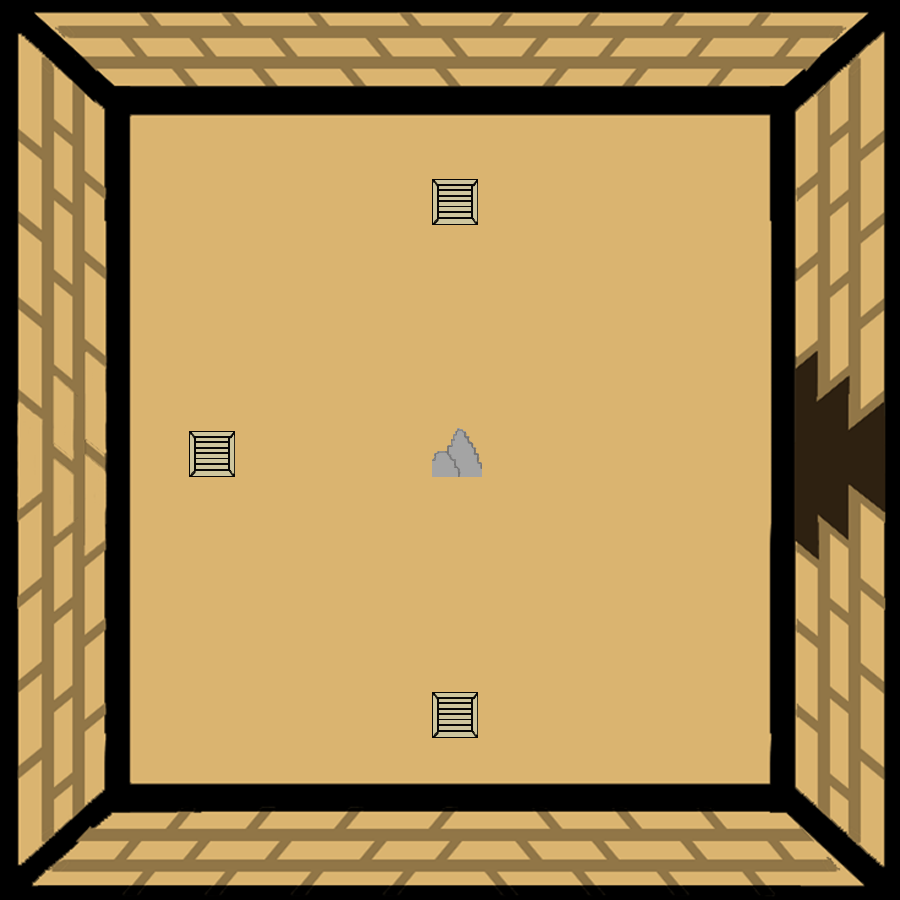

A 2D game scene composited from a Tiled map and its tileset images. What follows is a short description and the map's XML, with each tile layer's data collapsed to a summary:
An orthogonal 100x100 tile map with 9x9 px tiles, 2 tile layers (SALA, ROCAS Y CAJAS), 3 tilesets.

<map version="1.2" tiledversion="1.3.3" orientation="orthogonal" renderorder="right-down" width="100" height="100" tilewidth="9" tileheight="9" infinite="0" nextlayerid="3" nextobjectid="1">
 <tileset firstgid="1" source="RUINAS6.tsx" />
 <tileset firstgid="10001" source="ROCAS.tsx" />
 <tileset firstgid="10002" source="CAJA.tsx" />
 <layer id="1" name="SALA" width="100" height="100">
  <data>[10000 cells, 10000 non-empty, 10000 distinct tile ids]</data>
 </layer>
 <layer id="2" name="ROCAS Y CAJAS" width="100" height="100">
  <data>[10000 cells, 718 non-empty, 668 distinct tile ids]</data>
 </layer>
</map>
